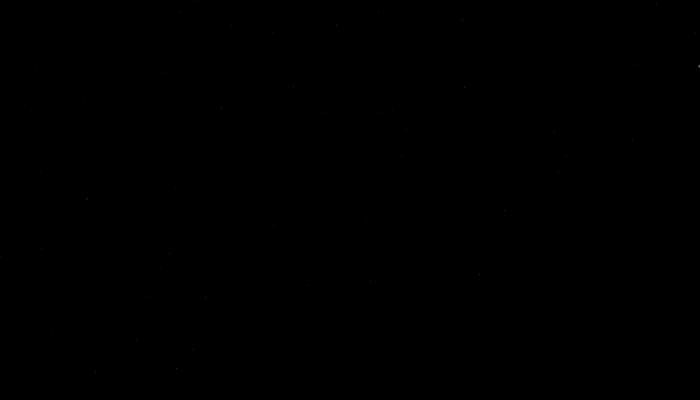
Frame 1 (no input)
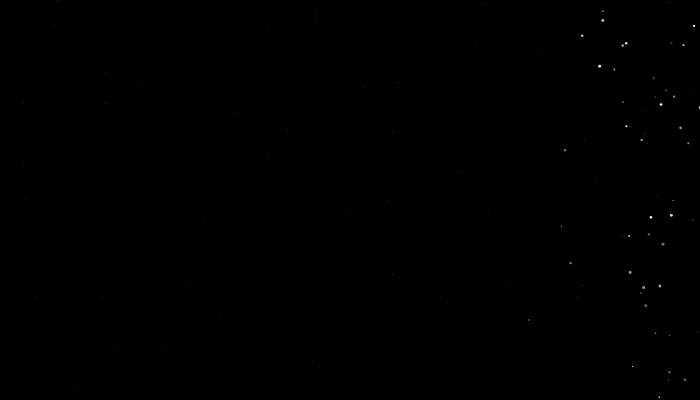
Frame 60 (no input)
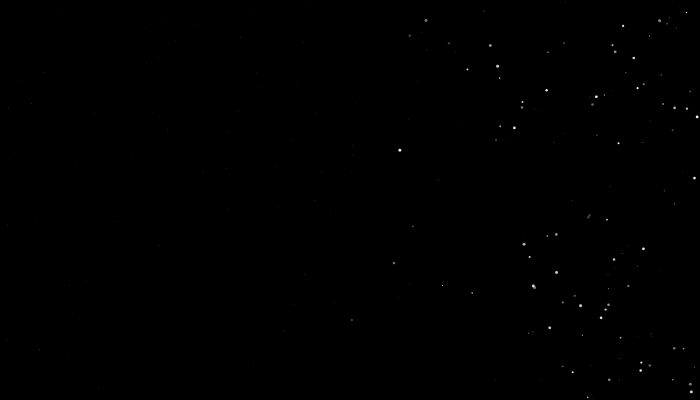
Frame 120 (the mouse pressed at the canvas centre since frame 60)

The p5.js sketch that drew these frames (run headless with seeded random() and noise() and a simulated clock; from frame 60 on, the mouse is pressed at the canvas centre):

// p5.js sketch
// ── sketch.js
// Array to hold star objects
let stars = [];
let speedMin = 1;
let speedMax = 3;

// Setup function initializes canvas and stars
function setup() {
  createCanvas(700, 400);

  // Populate stars array with star objects
  for (let i = 0; i < 350; i++) {
    stars.push(new Star());
  }
}

// Draw loop continuously updates and displays stars
function draw() {
  background(0);

  // Update and display each star
  for (let star of stars) {
    star.update();
    star.show();
  }
}






class Star {
  constructor() {
    // Directly initialize star properties
    this.x = random(width);
    this.y = random(height);
    this.size = random(0.1, 0.5);
    this.speed = random(speedMin, speedMax);
  }

  update() {
    // Move star leftward
    this.x -= this.speed;

    // Reset star position when it goes off-screen
    if (this.x < 0) {
      // Reinitialize properties directly here (same as constructor)
      this.x = width;
      this.y = random(height);
      this.size = random(0.5, 3);
      this.speed = random(speedMin, speedMax);
    }
  }

  show() {
    // Draw star with random brightness (twinkle)
    stroke(random(50, 255));
    strokeWeight(this.size);
    point(this.x, this.y);
  }
}
